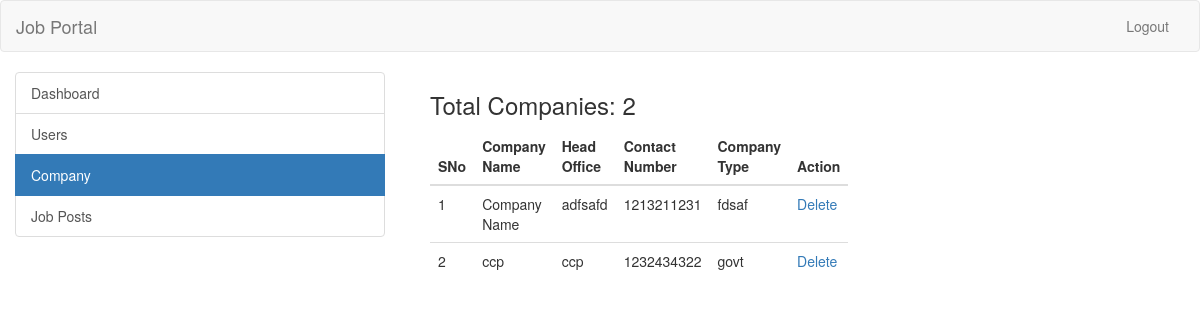
/admin/company.php (signed in), run on the app's committed database.
### tables this page shows
CREATE TABLE IF NOT EXISTS `company` (
  `id_company` int(11) NOT NULL AUTO_INCREMENT,
  `companyname` varchar(255) NOT NULL,
  `headofficecity` varchar(255) NOT NULL,
  `country` varchar(255) NOT NULL,
  `state` varchar(255) NOT NULL,
  `city` varchar(255) NOT NULL,
  `contactno` varchar(255) NOT NULL,
  `website` varchar(255) NOT NULL,
  `companytype` varchar(255) NOT NULL,
  `email` varchar(255) NOT NULL,
  `password` varchar(255) NOT NULL,
  `createdAt` timestamp NOT NULL DEFAULT CURRENT_TIMESTAMP,
  `active` int(11) NOT NULL DEFAULT '2',
  PRIMARY KEY (`id_company`),
  UNIQUE KEY `email` (`email`)
);

### admin/company.php (the view, shortened to what this page needs)
<?php
require_once("../db.php");
?>
<!DOCTYPE html>
<html lang="en">
  <head>
    <link rel="stylesheet" href="https://maxcdn.bootstrapcdn.com/bootstrap/3.3.7/css/bootstrap.min.css">
  </head>
  <body>
    <header>
      <nav class="navbar navbar-default">
        <div class="container-fluid">
          <div class="navbar-header">
            <a class="navbar-brand" href="../index.php">Job Portal</a>
          </div>
          <div class="collapse navbar-collapse" id="bs-example-navbar-collapse-1">
            <ul class="nav navbar-nav navbar-right">
              <li><a href="../logout.php">Logout</a></li>
            </ul>
          </div>
        </div>
      </nav>
    </header>
    <div class="container-fluid">
      <div class="row">
        <div class="col-md-4">
          <div class="list-group">
            <a href="dashboard.php" class="list-group-item">Dashboard</a>
            <a href="user.php" class="list-group-item">Users</a>
            <a href="company.php" class="list-group-item active">Company</a>
            <a href="job-posts.php" class="list-group-item">Job Posts</a>
          </div>
        </div>
        <div class="col-md-6">
          <div class="col-md-6">
        <?php
          $sql = "SELECT * FROM company  WHERE active='1'";
          $result = $conn->query($sql);
          if($result->num_rows > 0) {
            echo '<h3>Total Companies: ' . $result->num_rows . '</h3>';
          }
        ?>
          <table class="table">
            <thead>
              <th>SNo</th>
              <th>Company Name</th>
              <th>Head Office</th>
              <th>Contact Number</th>
              <th>Company Type</th>
              <th>Action</th>
            </thead>
            <tbody>
              <?php
                $sql = "SELECT * FROM company WHERE active='1'";
                $result = $conn->query($sql);
                if($result->num_rows > 0) {
                  $i = 0;
                  while($row = $result->fetch_assoc()) {
                    ?>
                      <tr>
                        <td><?php echo ++$i; ?></td>
                        <td><?php echo $row['companyname']; ?></td>
                        <td><?php echo $row['headofficecity']; ?></td>
                        <td><?php echo $row['contactno']; ?></td>
                        <td><?php echo $row['companytype']; ?></td>
                        <td><a href="delete-company.php?id=<?php echo $row['id_company']; ?>">Delete</a></td>
                      </tr>
                    <?php
                  }
                }
              ?>
            </tbody>
          </table>
        </div>
      </div>
    </div>
  </body>
</html>

### data on the page
company: companyname "Company Name", headofficecity "adfsafd", contactno "1213211231", companytype "fdsaf"
company: companyname "ccp", headofficecity "ccp", contactno "1232434322", companytype "govt"

### other printed values
$result->num_rows "2"
